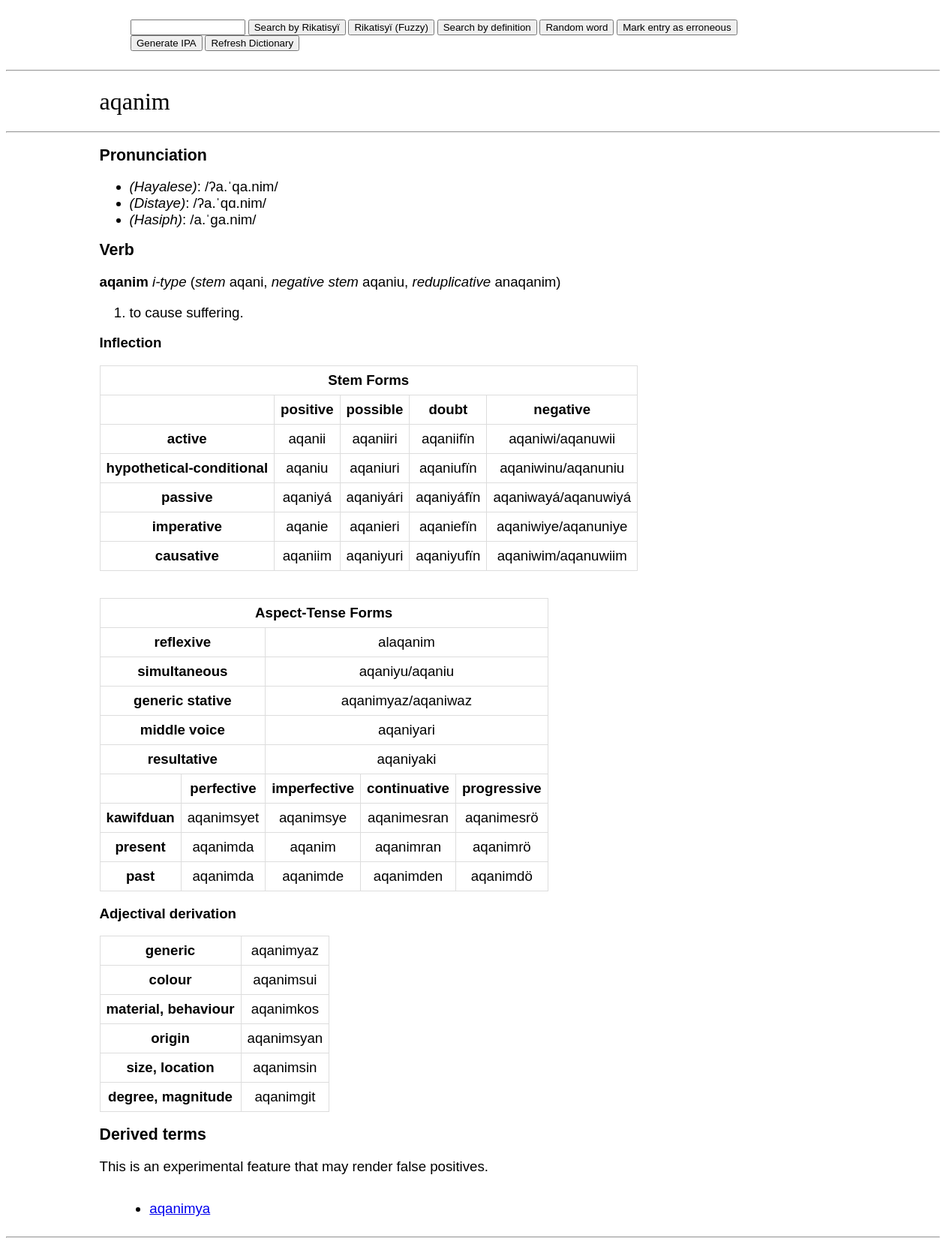
The page /wiki/aqanim on the database its author committed.
### app/models.py (models this page shows, shortened)
class Dictionary(db.Model):
    __tablename__ = 'Dictionary'
    id: Mapped[int] = mapped_column(primary_key=True)
    word: so.Mapped[str] = so.mapped_column(sa.String(50), index=True)
    defin: so.Mapped[str] = so.mapped_column(sa.String(255), index=True)
    anim: so.Mapped[str] = so.mapped_column(sa.String(50), nullable=True)
    pos: so.Mapped[str] = so.mapped_column(sa.String(50), nullable=True)
    etym: so.Mapped[str] = so.mapped_column(sa.String(255), nullable=True)

### app/routes.py (the view, shortened to what this page needs)
@app.route("/wiki/")
@app.route("/wiki/<word>", methods=['GET', 'POST'])
def show_definition(word):
    form = searchWord()
    located = Dictionary.query.filter(Dictionary.word == word.strip().casefold()).all()
    retword = []
    for x in located:
        defin = x.defin.split("; ")
        print(defin)
        root = ""
        anim = ""
        neg = ""
        if x.anim:
            match x.anim:
                case "i.":
                    anim = "class i. human"
                case "ii.":
                    anim = "class ii. deitic"
                case "iii.":
                    anim = "class iii. inanimate and non-human animate"
        elif x.pos == "v." or x.pos == "stv.":
            if x.word[len(x.word)-1] == "m":
                endvowel = x.word[len(x.word)-2]
            else:
                endvowel = x.word[len(x.word)-1]
            match endvowel:
                case "i":
                    anim = "i-type"
                    root = x.word[:len(x.word) - 1]
                    neg = root + "u"
                case "ï":
                    anim = "yï-type"
                    if x.word[len(x.word)-2] == "y":
                        root = x.word
                    else:
                        root = x.word[:len(x.word) - 1] + "ï"
                    neg = root[:len(x.word)-1] + "iy"
                case "é":
                    anim = "é-type"
                    root = x.word[:len(x.word) - 1]
                    neg = root + "u"
                case "e":
                    anim = "é-type (caus.)"
                    root = x.word
                    neg = root + "u"
                case "a":
                    anim = "é-type"
                    root = x.word[:len(x.word) - 1]
                    neg = root + "u"
                case "á":
                    anim = "é-type (passive)"
                    root = x.word[:len(x.word) - 1]
                    neg = root + "u"
                case "y":
                    anim = "i-type (palatal.)"
                    root = x.word
                    neg = root + "u"
                case _:
                    anim = "i-type (cons.)"
                    root = x.word
                    neg = root + "u"
        match neg[len(neg)-2:]:
            case "uu":
                neg = neg[:len(neg)-1] + "y"
            case "au":
                neg = neg[:len(neg) - 1] + "w/" + neg[:len(neg) - 2] + "uw" + neg[len(neg)-2]
        if "alt." in defin[0]:
            adef = defin[0].split(")")
            defin[0] = adef[1]
            alt = adef[0] + ")"
        else:
            alt = ""
        if ", from" in defin[len(defin)-1]:
            etym = "Derived from " + defin[len(defin)-1].split(", from")[len(defin[len(defin)-1].split(", from"))-1]
            defin[len(defin)-1] = defin[len(defin)-1].split(", from")[0] + "."
        elif ", lit." in defin[len(defin)-1]:
            etym = "Derived from " + defin[len(defin) - 1].split(", lit.")[len(defin[len(defin)-1].split(", lit."))-1]
            defin[len(defin)-1] = defin[len(defin)-1].split(", lit.")[0] + "."
        elif ", derived from" in defin[len(defin)-1]:
            etym = "Derived from " + defin[len(defin) - 1].split(", derived from")[len(defin[len(defin)-1].split(", derived from"))-1]
            defin[len(defin)-1] = defin[len(defin)-1].split(", derived from")[0] + "."
        elif ", borrowed from" in defin[len(defin)-1]:
            etym = "Borrowed from " + defin[len(defin)-1].split(", borrowed from")[len(defin[len(defin)-1].split(", borrowed from"))-1]
            defin[len(defin)-1] = defin[len(defin)-1].split(", borrowed from")[0] + "."
        elif ", root noun" in defin[len(defin)-1]:
            etym = "Derivation of root noun " + defin[len(defin)-1].split(", root noun")[len(defin[len(defin)-1].split(", root noun"))-1]
            defin[len(defin)-1] = defin[len(defin)-1].split(", root noun")[0] + "."
        elif ", contraction of" in defin[len(defin)-1]:
            etym = "Derivation from a contraction of " + defin[len(defin)-1].split(", contraction of")[len(defin[len(defin)-1].split(", contraction of"))-1]
            defin[len(defin)-1] = defin[len(defin)-1].split(", contraction of")[0] + "."
        else:
            etym = ""
        retword.append(cs.definition(x.word.strip().casefold(),cs.genIPA(word),cs.genIPA_collo(cs.genIPA(word)),cs.genIPA_eng(cs.genIPA(word),word),defin,anim,cs.posword(x.pos),etym,root,cs.getInf(x),cs.getAspInf(x),alt, neg, cs.redup(x), cs.reflex(x.word)))
    if session.get('prev'):
        if session['prev']:
            form.word.data = session['prev']
    else:
        form.word.data = ""
    related = Dictionary.query.filter(Dictionary.word.icontains(word.strip().casefold()),Dictionary.word != word.strip().casefold()).order_by(collate(Dictionary.word, 'NOCASE')).all()
    return render_template('word.html', retword=retword, related=related, form=form)

### app/forms.py
class searchWord(FlaskForm):
    word = StringField('Search by word or definition:')
    submit = SubmitField('Search by Rikatisyï')
    fuzsubmit = SubmitField('Rikatisyï (Fuzzy)')
    defsubmit = SubmitField('Search by definition')
    random = SubmitField('Random word')
    refresh = SubmitField('Refresh Dictionary')
    markentry = SubmitField('Mark entry as erroneous')
    genipa = SubmitField('Generate IPA')

### app/scripts.py (called while the page is built, shortened)
def ipa(x):
    x = x.lower()
    x = x.replace("w-","w")
    if x.endswith('-'):
        x = x[:len(x)-1]
    elif x.startswith('-'):
        x = x[0:]
    elif "-" in x:
        y = x.split('-')
        return ipa(y[0])+"."+ipa(y[1]).replace("ˈ","ˌ")
    for dia, mon in dia_b.items():
        x = x.replace(dia, mon)
    if (x[0] in vowels) is True:
        x = "ʔ" + x
    x = sylla(x)
    x = stress(x)
    for pref, fin in ipa_f.items():
        x = x.replace(pref, fin)
    for st, co in ipa_f2.items():
        if x.endswith(st):
            x = co.join(x.rsplit(st,1))
    return x

def sylla(x):
    if 1 <= len(x) <= 2:
        return x
    i = 1
    x = x + " "
    xlen = len(x)
    while i<=xlen-1:
        if (x[i] in vowels) and (x[i+1] in cons_b):
             if (x[i+2] in cons_b) and ((x[i+2] in son_b) is False):
                 x = x[:i+2] + "." + x[i+2:]
                 i+=1
             else:
                 x = x[:i+1] + "." + x[i+1:]
                 i+=1
        elif (x[i] in cons_b) and (x[i+1] in son_b):
            if x[i + 1] == "y":
                x = x[:i + 1] + "ʲ" + x[i + 2:]
            elif x[i + 1] == "'":
                x = x[:i + 1] + "ˤ" + x[i + 2:]
        elif (x[i] in validph) is False:
            break
        i += 1
    if (x[len(x) - 3] == '.') and (x[len(x)-2] in cons_b):
        return x[:len(x)-3] + x[len(x)-2]
    else:
        return x[:-1]

def genIPA(name):
    splitname = re.split(" ",name)
    res = ""
    i=0
    while i<len(splitname):
        res = res + ipa(splitname[i])
        i += 1
        if i<len(splitname):
            res = res + " "
    return res

def genIPA_collo(name):
    for st, co in ipa_c.items():
        name = name.replace(st, co)
    for st, co in ipa_c2.items():
        if name.endswith(st):
            name = co.join(name.rsplit(st,1))
    return name

### app/templates/word.html (shortened to what this page needs)
<!DOCTYPE html>
<html lang="en">
<head>
</head>
    <body>
    {% extends "base.html" %}
    {% block content %}
        <h1>{{ retword[0].word }}</h1>
        <hr>
        <h2>Pronunciation</h2>
        <ul>
            <li><i>(Hayalese)</i>: /{{ retword[0].ipa }}/</li>
            <li><i>(Distaye)</i>: /{{ retword[0].ipa_c }}/</li>
            <li><i>(Hasiph)</i>: /{{ retword[0].ipa_e }}/</li>
        </ul>
        {% for word in retword %}
        <h2>{{ word.pos }}</h2>
        {% if word.pos == "Pronoun" %}
        <p><b>{{ word.word }} </b></p>
        {% elif word.root %}
        <p><b>{{ word.word }} </b><i>{{ word.anim }}</i> {{ word.alt }} (<i>stem</i> {{ word.root }}, <i>negative stem</i> {{ word.neg }}, <i>reduplicative</i> {{word.redup}})</p>
        {% elif word.root == "" and (word.pos != "Affix" and word.pos != "Phrase" and word.pos != "Conjunction") %}
        <p><b>{{ word.word }} </b><i>{{ word.anim }}</i> {{ word.alt }} (<i>reduplicative</i> {{word.redup}})</p>
        {% elif word.root == "" and (word.pos == "Affix" or word.pos == "Phrase" or word.pos == "Conjunction") %}
        <p><b>{{ word.word }} </b><i>{{ word.anim }}</i> {{ word.alt }}</p>
        {% elif word.root == "" and (word.pos == "Affix" or word.pos == "Phrase" or word.pos == "Conjunction") %}
        <p><b>{{ word.word }} </b><i>{{ word.anim }}</i> {{ word.alt }}</p>
        {% endif %}
        <ol>
            {% for match in word.defin %}
            <li>{{ match }}</li>
            {% endfor %}
        </ol>
    {% if word.pos == "Verb" or word.pos == "Stative verb" %}
    <p><b>Inflection</b></p>
        <table><tbody>
          <tr>
            <td colspan="5"><b>Stem Forms</b></td>
          </tr>
          <tr>
            <td></td>
            <td><b>positive</b></td>
            <td><b>possible</b></td>
            <td><b>doubt</b></td>
            <td><b>negative</b></td>
          </tr>
          <tr>
            <td><b>active</b></td>
            <td>{{ word.inf[0] }}</td>
            <td>{{ word.inf[0] }}{{ word.inf[11] }}</td>
            <td>{{ word.inf[0] }}{{ word.inf[12] }}</td>
            <td>{{ word.inf[1] }}</td>
          </tr>
          <tr>
            <td><b>hypothetical-conditional</b></td>
            <td>{{ word.inf[2] }}</td>
            <td>{{ word.inf[2] }}{{ word.inf[11] }}</td>
            <td>{{ word.inf[2] }}{{ word.inf[12] }}</td>
            <td>{{ word.inf[3] }}</td>
          </tr>
          <tr>
            <td><b>passive</b></td>
            <td>{{ word.inf[4] }}</td>
            <td>{{ word.inf[4] }}{{ word.inf[11] }}</td>
            <td>{{ word.inf[4] }}{{ word.inf[12] }}</td>
            <td>{{ word.inf[5] }}</td>
          </tr>
          <tr>
            <td><b>imperative</b></td>
            <td>{{ word.inf[6] }}</td>
            <td>{{ word.inf[6] }}{{ word.inf[11] }}</td>
            <td>{{ word.inf[6] }}{{ word.inf[12] }}</td>
            <td>{{ word.inf[7] }}</td>
          </tr>
          <tr>
            <td><b>causative</b></td>
            <td>{{ word.inf[8] }}</td>
            <td>{{ word.inf[10] }}{{ word.inf[11] }}</td>
            <td>{{ word.inf[10] }}{{ word.inf[12] }}</td>
            <td>{{ word.inf[9] }}</td>
          </tr>
        </tbody>
        </table>
        <br><br>
        <table><tbody>
          <tr>
            <td colspan="5"><b>Aspect-Tense Forms</b></td>
          </tr>
          <tr>
            <td colspan="2"><b>reflexive</b></td>
            <td colspan="3">{{ word.ref }}</td>
          </tr>
          <tr>
            <td colspan="2"><b>simultaneous</b></td>
            <td colspan="3">{{ word.inf[16] }}</td>
          </tr>
          <tr>
            <td colspan="2"><b>generic stative</b></td>
            {% if word.word[word.word|length -1] == "y" %}
                <td colspan="3">{{ word.word }}az/{{ word.root }}{{ word.inf[13] }}</td>
            {% else %}
                <td colspan="3">{{ word.word }}yaz/{{ word.root }}{{ word.inf[13] }}</td>
            {% endif %}
          </tr>
          <tr>
            <td colspan="2"><b>middle voice</b></td>
            <td colspan="3">{{ word.root }}{{ word.inf[14] }}</td>
          </tr>
          <tr>
            <td colspan="2"><b>resultative</b></td>
            <td colspan="3">{{ word.root }}{{ word.inf[15] }}</td>
          </tr>
          <tr>
            <td></td>
            <td><b>perfective</b></td>
            <td><b>imperfective</b></td>
            <td><b>continuative</b></td>
            <td><b>progressive</b></td>
          </tr>
          <tr>
            <td><b>kawifduan</b></td>
            <td>{{ word.aspinf[0] }}</td>
            <td>{{ word.aspinf[1] }}</td>
            <td>{{ word.aspinf[2] }}</td>
            <td>{{ word.aspinf[3] }}</td>
          </tr>
          <tr>
            <td><b>present</b></td>
            <td>{{ word.aspinf[4] }}</td>
            <td>{{ word.word }}</td>
            <td>{{ word.aspinf[5] }}</td>
            <td>{{ word.aspinf[6] }}</td>
          </tr>
          <tr>
            <td><b>past</b></td>
            <td>{{ word.aspinf[4] }}</td>
            <td>{{ word.aspinf[7] }}</td>
            <td>{{ word.aspinf[8] }}</td>
            <td>{{ word.aspinf[9] }}</td>
          </tr>
        </tbody>
        </table>
    {% endif %}
    {% if word.pos == "Noun" or word.pos == "Verb" or word.pos == "Stative verb" %}
    <p><b>Adjectival derivation</b></p>
        <table><tbody>
        <tr>
            <td><b>generic</b></td>
            {% if word.word[word.word|length -1] == "y" %}
                <td>{{ word.word }}az</td>
            {% else %}
                <td>{{ word.word }}yaz</td>
            {% endif %}
        </tr>
        <tr>
            <td><b>colour</b></td>
            <td>{{ word.word }}sui</td>
        </tr>
        <tr>
            <td><b>material, behaviour</b></td>
            <td>{{ word.word }}kos</td>
        </tr>
        <tr>
            <td><b>origin</b></td>
            <td>{{ word.word }}syan</td>
        </tr>
        <tr>
            <td><b>size, location</b></td>
            <td>{{ word.word }}sin</td>
        </tr>
        <tr>
            <td><b>degree, magnitude</b></td>
            <td>{{ word.word }}git</td>
        </tr>
        </tbody>
        </table>
    {% endif %}
    {% endfor %}
    {% if related|length > 0 %}
    <h2>Derived terms</h2>
    <p>This is an experimental feature that may render false positives.</p>
    <div class="fourcol">
        <ul>
            {% for rel in related %}
            <li><a href="{{ url_for('show_definition', word=rel.word) }}">{{ rel.word }}</a></li>
            {% endfor %}
        </ul>
    </div>
    {% endif %}
    <br><hr>
    {% endblock %}

### app/static/style.css (style rules this page uses)
p, th, td { color: black; font-family: "Arial", serif; font-size: 14pt; font-weight: 400; text-align: left; margin-left: 10%; margin-right: 10%; }
h1 { color: black; font-family: "Georgia", serif; font-size: 24pt; text-align: left; font-weight: 500; margin-left: 10%; margin-right: 10%; }
h2 { color: black; font-family: "Arial", sans-serif; font-size: 16pt; text-align: left; font-weight: 700; margin-left: 10%; margin-right: 10%; }
li { color: black; font-family: "Arial", sans-serif; font-size: 14pt; font-weight: 400; text-align: left; }
ul, ol { color: black; font-family: "Arial", sans-serif; font-size: 12pt; font-weight: 200; text-align: left; margin-left: 10%; }
tg, th, td { border: 1px solid #ddd; padding: 8px; text-align: center; vertical-align: left; }
table { border-collapse: collapse; margin-left: 10%; margin-right: auto; vertical-align: left; }
.fourcol { column-count: 4; margin-left: 10%; }

### rows shown on the page
Dictionary: word "aqanim", pos "Verb", anim "i-type", root "aqani", neg "aqaniu", redup "anaqanim", defin "to cause suffering.", inf "aqanii", inf "ri", inf "fïn", inf "aqaniwi/aqanuwii", inf "aqaniu", inf "aqaniwinu/aqanuniu", inf "aqaniyá", inf "aqaniwayá/aqanuwiyá", inf "aqanie", inf "aqaniwiye/aqanuniye", inf "aqaniim", inf "aqaniyu", inf "aqaniwim/aqanuwiim", ref "alaqanim", inf "aqaniyu/aqaniu", inf "waz", inf "yari", inf "yaki", aspinf "aqanimsyet", aspinf "aqanimsye", aspinf "aqanimesran", aspinf "aqanimesrö", aspinf "aqanimda", aspinf "aqanimran", aspinf "aqanimrö", aspinf "aqanimde", aspinf "aqanimden", aspinf "aqanimdö"
Dictionary: word "aqanimya"

### other values the page prints
{{ retword[0].ipa }} "ʔa.ˈqa.nim"
{{ retword[0].ipa_c }} "ʔa.ˈqɑ.nim"
{{ retword[0].ipa_e }} "a.ˈga.nim"
